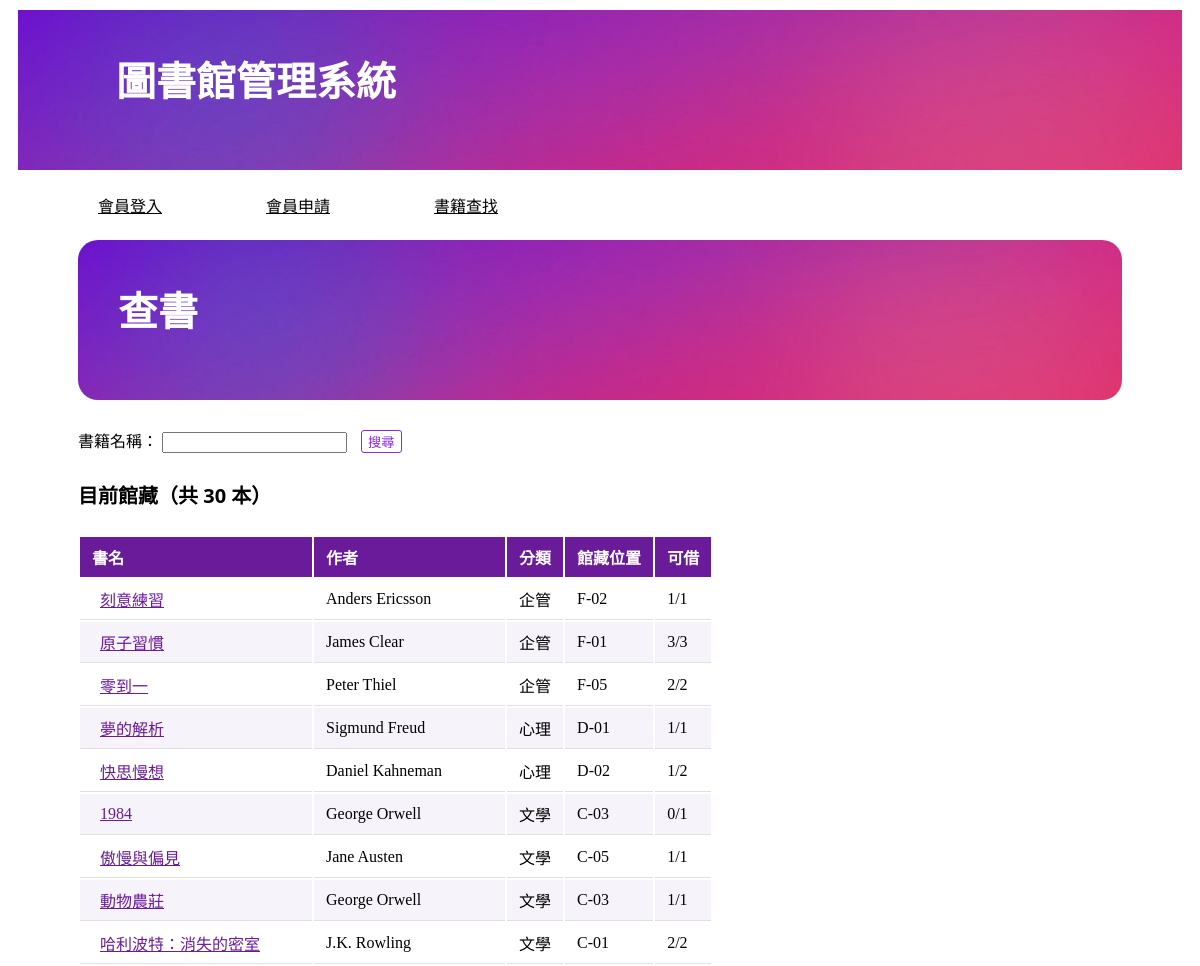
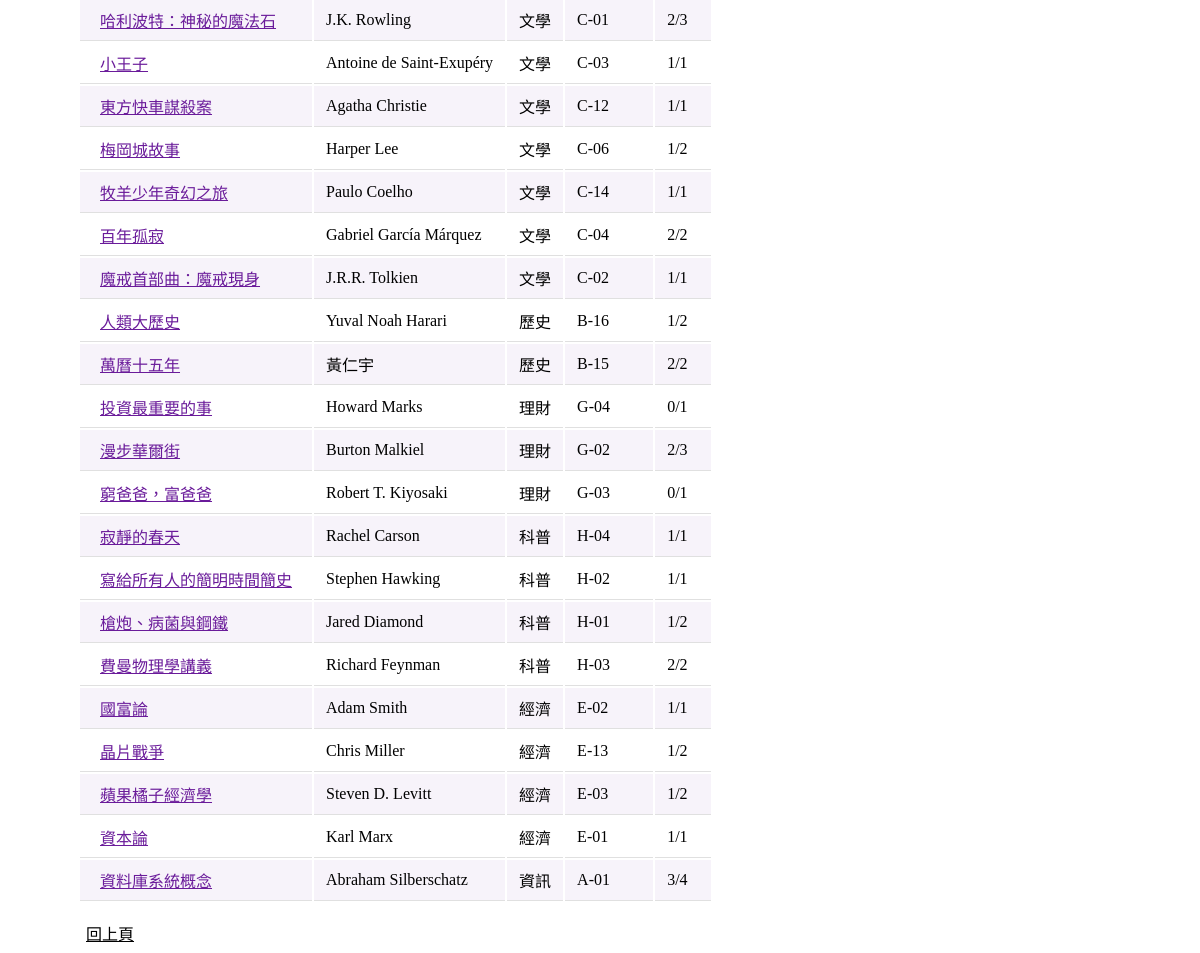
The app's page /search/ with its own data (2 pictures, top to bottom).
### libraryapp/models.py (models this page shows, shortened)
class Book(models.Model):
    isbn = models.CharField(max_length=20, primary_key=True)
    title = models.CharField(max_length=200, null=False)
    author = models.CharField(max_length=100, blank=True, default='')
    publisher = models.CharField(max_length=100, blank=True, default='')
    publish_date = models.DateField(null=True, blank=True)
    category = models.CharField(max_length=50, blank=True, default='')
    location = models.CharField(max_length=100, blank=True, default='')
    def available_copies(self):
        return self.copies.filter(status='available').count()
    def total_copies(self):
        return self.copies.count()

### libraryapp/views.py (the view, shortened to what this page needs)
# urls.py: path('search/', views.book_search),                             # 書籍查找
def book_search(request):
    keyword = request.GET.get('keyword', '').strip()
    books = []
    all_books = models.Book.objects.all().order_by('category', 'title')
    return render(request, 'search.html', locals())

### templates/search.html (shortened to what this page needs)
{% extends 'base.html' %}
{% load static %}
{% block content %}
<link rel="stylesheet" href="{% static 'css/style.css' %}">
    <h2>查書</h2>
    <br>
    <form method="get" action="/search/" class="search-form">
        <label>書籍名稱：</label>
        <input name="keyword" type="text" value="{{ keyword }}">
        <button type="submit">搜尋</button>
    </form>
    <h4 class="collection-title">目前館藏（共 {{ all_books|length }} 本）</h4>
    <table class="book-table">
        <thead>
            <tr>
                <th>書名</th>
                <th>作者</th>
                <th>分類</th>
                <th>館藏位置</th>
                <th>可借</th>
            </tr>
        </thead>
        <tbody>
            {% for book in all_books %}
            <tr>
                <td><a href="/book/{{ book.isbn }}/">{{ book.title }}</a></td>
                <td>{{ book.author }}</td>
                <td>{{ book.category }}</td>
                <td>{{ book.location }}</td>
                <td>{{ book.available_copies }}/{{ book.total_copies }}</td>
            </tr>
            {% endfor %}
        </tbody>
    </table>
    <br>
    <a href="javascript:history.back()" class="btn" style="margin-left: 70px;">回上頁</a>
{% endblock %}

### templates/base.html (shortened to what this page needs)
{% load static %}
<!DOCTYPE html>
<html lang="zh-Hant">
<head>
    <link rel="stylesheet" href="{% static 'css/base_style.css' %}">
</head>
<body>
    <header>
        <h1><a href="/index/">圖書館管理系統</a></h1>
        <nav>
            {% if user.is_authenticated %}
                <span>{{ user.username }}</span>
                <a href="/my_loans/">個人借閱資訊</a>
                <a href="/search/">書籍查找</a>
                <a href="/logout/">登出</a>
            {% else %}
                <a href="/login/">會員登入</a>
                <a href="/register/">會員申請</a>
                <a href="/search/">書籍查找</a>
            {% endif %}
        </nav>
    </header>
    <main>
        {% block content %}{% endblock %}
    </main>
</body>
</html>

### static/css/base_style.css (style rules this page uses)
body { background-color:white; }
h1 { background-image: url(../images/gradient.png); background-size: cover; height: 120px; color:white; font-size: 40px; font-family: 'Segoe UI', Tahoma, Geneva, Verdana, sans-serif; text-decoration: none; margin: 10px 10px 10px 10px; padding-left: 10px; padding-top: 40px; }
nav { margin-left: 10px; padding: 5px 0; }
nav a:link { display: inline-block; padding: 8px 0; margin-right: 20px; color:black; }
header h1 a:link, header h1 a:visited { background-size: cover; height: 30vh; color:white; font-size: 40px; font-family: 'Segoe UI', Tahoma, Geneva, Verdana, sans-serif; text-decoration: none; }

### static/css/style.css (style rules this page uses)
body { background-color:white; }
h2 { background-image: url(../images/gradient.png); background-size: cover; height: 120px; color:white; font-size: 40px; font-family: 'Segoe UI', Tahoma, Geneva, Verdana, sans-serif; margin: 10px 70px 10px 70px; padding-left: 40px; padding-top: 40px; border-radius: 20px; }
h4 { margin-left: 80px; color:black; font-size: 20px; font-family: 'Segoe UI', Tahoma, Geneva, Verdana, sans-serif; }
a:link { margin-left: 80px; padding: 8px; color:black; }
label { margin-left: 80px; }
button { margin-left: 80px; background-color:white; border-color:blueviolet; border-style: solid; border-width: thin; border-radius: 3px; color:blueviolet; }
.book-table th { background-color: #6a1b9a; color: white; padding: 8px 12px; text-align: left; }
.book-table td { padding: 8px 12px; border-bottom: 1px solid #e0e0e0; }
.book-table tr:nth-child(even) { background-color: #f7f3fa; }
.book-table a { margin-left: 0; color: #6a1b9a; }
.search-form { margin-left: 70px; margin-bottom: 10px; }
.search-form label { margin-left: 0; }
.search-form button { margin-left: 10px; }
.collection-title { margin-left: 70px; }
.book-table { margin-left: 70px; }

### records on screen
Book: title "刻意練習", author "Anders Ericsson", category "企管", location "F-02", available_copies "1", total_copies "1"
Book: title "原子習慣", author "James Clear", category "企管", location "F-01", available_copies "3", total_copies "3"
Book: title "零到一", author "Peter Thiel", category "企管", location "F-05", available_copies "2", total_copies "2"
Book: title "夢的解析", author "Sigmund Freud", category "心理", location "D-01", available_copies "1", total_copies "1"
Book: title "快思慢想", author "Daniel Kahneman", category "心理", location "D-02", available_copies "1", total_copies "2"
Book: title "1984", author "George Orwell", category "文學", location "C-03", available_copies "0", total_copies "1"
Book: title "傲慢與偏見", author "Jane Austen", category "文學", location "C-05", available_copies "1", total_copies "1"
Book: title "動物農莊", author "George Orwell", category "文學", location "C-03", available_copies "1", total_copies "1"
Book: title "哈利波特：消失的密室", author "J.K. Rowling", category "文學", location "C-01", available_copies "2", total_copies "2"
Book: title "哈利波特：神秘的魔法石", author "J.K. Rowling", category "文學", location "C-01", available_copies "2", total_copies "3"
Book: title "小王子", author "Antoine de Saint-Exupéry", category "文學", location "C-03", available_copies "1", total_copies "1"
Book: title "東方快車謀殺案", author "Agatha Christie", category "文學", location "C-12", available_copies "1", total_copies "1"
Book: title "梅岡城故事", author "Harper Lee", category "文學", location "C-06", available_copies "1", total_copies "2"
Book: title "牧羊少年奇幻之旅", author "Paulo Coelho", category "文學", location "C-14", available_copies "1", total_copies "1"
Book: title "百年孤寂", author "Gabriel García Márquez", category "文學", location "C-04", available_copies "2", total_copies "2"
Book: title "魔戒首部曲：魔戒現身", author "J.R.R. Tolkien", category "文學", location "C-02", available_copies "1", total_copies "1"
Book: title "人類大歷史", author "Yuval Noah Harari", category "歷史", location "B-16", available_copies "1", total_copies "2"
Book: title "萬曆十五年", author "黃仁宇", category "歷史", location "B-15", available_copies "2", total_copies "2"
Book: title "投資最重要的事", author "Howard Marks", category "理財", location "G-04", available_copies "0", total_copies "1"
Book: title "漫步華爾街", author "Burton Malkiel", category "理財", location "G-02", available_copies "2", total_copies "3"
Book: title "窮爸爸，富爸爸", author "Robert T. Kiyosaki", category "理財", location "G-03", available_copies "0", total_copies "1"
Book: title "寂靜的春天", author "Rachel Carson", category "科普", location "H-04", available_copies "1", total_copies "1"
Book: title "寫給所有人的簡明時間簡史", author "Stephen Hawking", category "科普", location "H-02", available_copies "1", total_copies "1"
Book: title "槍炮、病菌與鋼鐵", author "Jared Diamond", category "科普", location "H-01", available_copies "1", total_copies "2"
Book: title "費曼物理學講義", author "Richard Feynman", category "科普", location "H-03", available_copies "2", total_copies "2"
Book: title "國富論", author "Adam Smith", category "經濟", location "E-02", available_copies "1", total_copies "1"
Book: title "晶片戰爭", author "Chris Miller", category "經濟", location "E-13", available_copies "1", total_copies "2"
Book: title "蘋果橘子經濟學", author "Steven D. Levitt", category "經濟", location "E-03", available_copies "1", total_copies "2"
Book: title "資本論", author "Karl Marx", category "經濟", location "E-01", available_copies "1", total_copies "1"
Book: title "資料庫系統概念", author "Abraham Silberschatz", category "資訊", location "A-01", available_copies "3", total_copies "4"

### other values on screen
{{ all_books|length }} "30"
